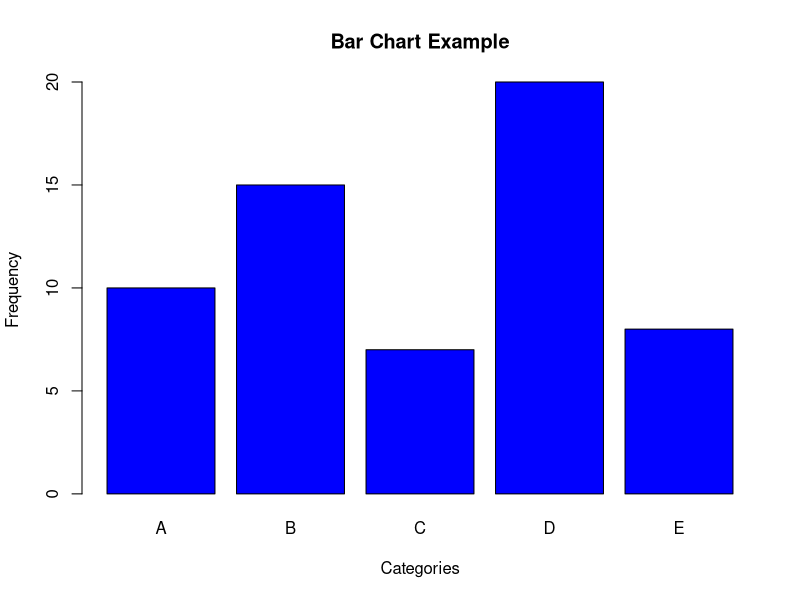
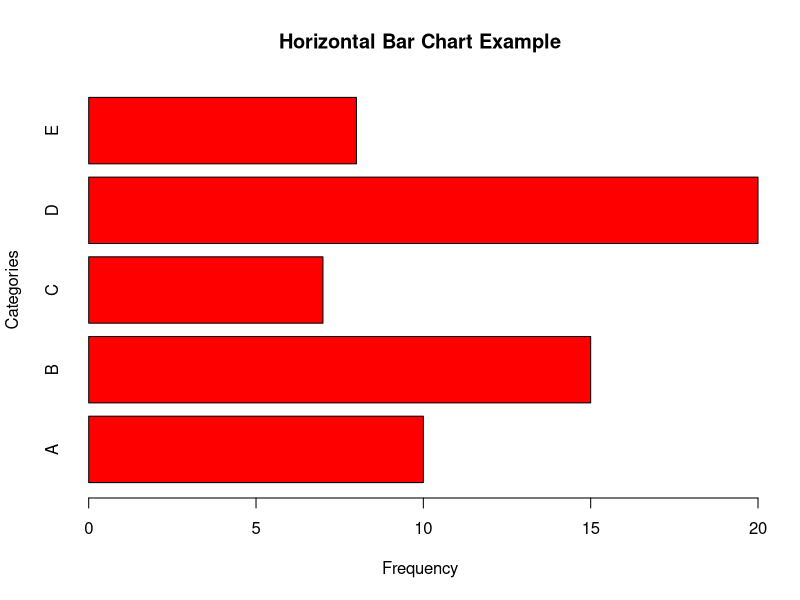

Reproduce these figures in R, in order.

x <- c("A", "B", "C", "D", "E")
y <- c(10, 15, 7, 20, 8)
barplot(y, names.arg = x, col = "blue", main = "Bar Chart Example", xlab = "Categories", ylab = "Frequency")
barplot(y, names.arg = x, col = "red", main = "Horizontal Bar Chart Example", xlab = "Frequency", ylab = "Categories", horiz = TRUE)



